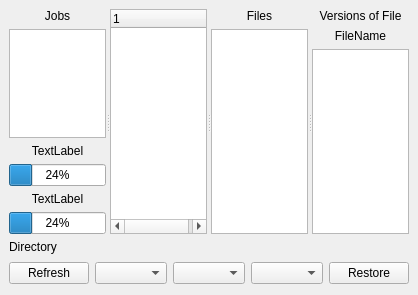
<ui version="4.0" >
 <class>restoreTreeForm</class>
 <widget class="QWidget" name="restoreTreeForm" >
  <property name="geometry" >
   <rect>
    <x>0</x>
    <y>0</y>
    <width>411</width>
    <height>295</height>
   </rect>
  </property>
  <property name="windowTitle" >
   <string>Form</string>
  </property>
  <layout class="QGridLayout" >
   <property name="margin" >
    <number>9</number>
   </property>
   <property name="spacing" >
    <number>6</number>
   </property>
   <item row="0" column="0" >
    <widget class="QSplitter" name="splitter" >
     <property name="sizePolicy" >
      <sizepolicy>
       <hsizetype>7</hsizetype>
       <vsizetype>7</vsizetype>
       <horstretch>0</horstretch>
       <verstretch>0</verstretch>
      </sizepolicy>
     </property>
     <property name="orientation" >
      <enum>Qt::Horizontal</enum>
     </property>
     <widget class="QWidget" name="" >
      <layout class="QGridLayout" >
       <property name="margin" >
        <number>0</number>
       </property>
       <property name="spacing" >
        <number>6</number>
       </property>
       <item row="3" column="0" >
        <widget class="QProgressBar" name="prBar1" >
         <property name="enabled" >
          <bool>true</bool>
         </property>
         <property name="value" >
          <number>24</number>
         </property>
         <property name="orientation" >
          <enum>Qt::Horizontal</enum>
         </property>
        </widget>
       </item>
       <item row="2" column="0" >
        <widget class="QLabel" name="prLabel1" >
         <property name="text" >
          <string>TextLabel</string>
         </property>
         <property name="alignment" >
          <set>Qt::AlignCenter</set>
         </property>
        </widget>
       </item>
       <item row="0" column="0" >
        <widget class="QLabel" name="jobLabel" >
         <property name="text" >
          <string>Jobs</string>
         </property>
         <property name="alignment" >
          <set>Qt::AlignCenter</set>
         </property>
        </widget>
       </item>
       <item row="5" column="0" >
        <widget class="QProgressBar" name="prBar2" >
         <property name="enabled" >
          <bool>true</bool>
         </property>
         <property name="value" >
          <number>24</number>
         </property>
         <property name="orientation" >
          <enum>Qt::Horizontal</enum>
         </property>
        </widget>
       </item>
       <item row="4" column="0" >
        <widget class="QLabel" name="prLabel2" >
         <property name="text" >
          <string>TextLabel</string>
         </property>
         <property name="alignment" >
          <set>Qt::AlignCenter</set>
         </property>
        </widget>
       </item>
       <item row="1" column="0" >
        <widget class="QTableWidget" name="jobTable" />
       </item>
      </layout>
     </widget>
     <widget class="QTreeWidget" name="directoryTree" />
     <widget class="QWidget" name="layoutWidget_2" >
      <layout class="QGridLayout" >
       <property name="margin" >
        <number>0</number>
       </property>
       <property name="spacing" >
        <number>6</number>
       </property>
       <item row="1" column="0" >
        <widget class="QTableWidget" name="fileTable" />
       </item>
       <item row="0" column="0" >
        <widget class="QLabel" name="fileLabel" >
         <property name="text" >
          <string>Files</string>
         </property>
         <property name="alignment" >
          <set>Qt::AlignCenter</set>
         </property>
        </widget>
       </item>
      </layout>
     </widget>
     <widget class="QWidget" name="layoutWidget_3" >
      <layout class="QGridLayout" >
       <property name="margin" >
        <number>0</number>
       </property>
       <property name="spacing" >
        <number>6</number>
       </property>
       <item row="1" column="0" >
        <widget class="QLabel" name="versionFileLabel" >
         <property name="text" >
          <string>FileName</string>
         </property>
         <property name="alignment" >
          <set>Qt::AlignCenter</set>
         </property>
        </widget>
       </item>
       <item row="0" column="0" >
        <widget class="QLabel" name="versionLabel" >
         <property name="text" >
          <string>Versions of File</string>
         </property>
         <property name="alignment" >
          <set>Qt::AlignCenter</set>
         </property>
        </widget>
       </item>
       <item row="2" column="0" >
        <widget class="QTableWidget" name="versionTable" />
       </item>
      </layout>
     </widget>
    </widget>
   </item>
   <item row="1" column="0" >
    <layout class="QGridLayout" >
     <property name="margin" >
      <number>0</number>
     </property>
     <property name="spacing" >
      <number>6</number>
     </property>
     <item row="0" column="0" >
      <widget class="QLabel" name="directoryLabel" >
       <property name="sizePolicy" >
        <sizepolicy>
         <hsizetype>5</hsizetype>
         <vsizetype>0</vsizetype>
         <horstretch>0</horstretch>
         <verstretch>0</verstretch>
        </sizepolicy>
       </property>
       <property name="text" >
        <string>Directory</string>
       </property>
      </widget>
     </item>
     <item row="1" column="0" >
      <layout class="QHBoxLayout" >
       <property name="margin" >
        <number>0</number>
       </property>
       <property name="spacing" >
        <number>6</number>
       </property>
       <item>
        <widget class="QPushButton" name="refreshButton" >
         <property name="text" >
          <string>Refresh</string>
         </property>
         <property name="icon" >
          <iconset resource="../main.qrc" >:/images/view-refresh.svg</iconset>
         </property>
        </widget>
       </item>
       <item>
        <widget class="QComboBox" name="jobCombo" />
       </item>
       <item>
        <widget class="QComboBox" name="clientCombo" />
       </item>
       <item>
        <widget class="QComboBox" name="fileSetCombo" />
       </item>
       <item>
        <spacer>
         <property name="orientation" >
          <enum>Qt::Horizontal</enum>
         </property>
         <property name="sizeHint" >
          <size>
           <width>21</width>
           <height>26</height>
          </size>
         </property>
        </spacer>
       </item>
       <item>
        <widget class="QPushButton" name="restoreButton" >
         <property name="text" >
          <string>Restore</string>
         </property>
        </widget>
       </item>
      </layout>
     </item>
    </layout>
   </item>
  </layout>
  <action name="actionSelectDirectory" >
   <property name="icon" >
    <iconset/>
   </property>
   <property name="text" >
    <string>Select Directory</string>
   </property>
  </action>
  <action name="actionUnselectDirectory" >
   <property name="icon" >
    <iconset/>
   </property>
   <property name="text" >
    <string>UnselectDirectory</string>
   </property>
  </action>
 </widget>
 <resources>
  <include location="../main.qrc" />
 </resources>
 <connections/>
</ui>
